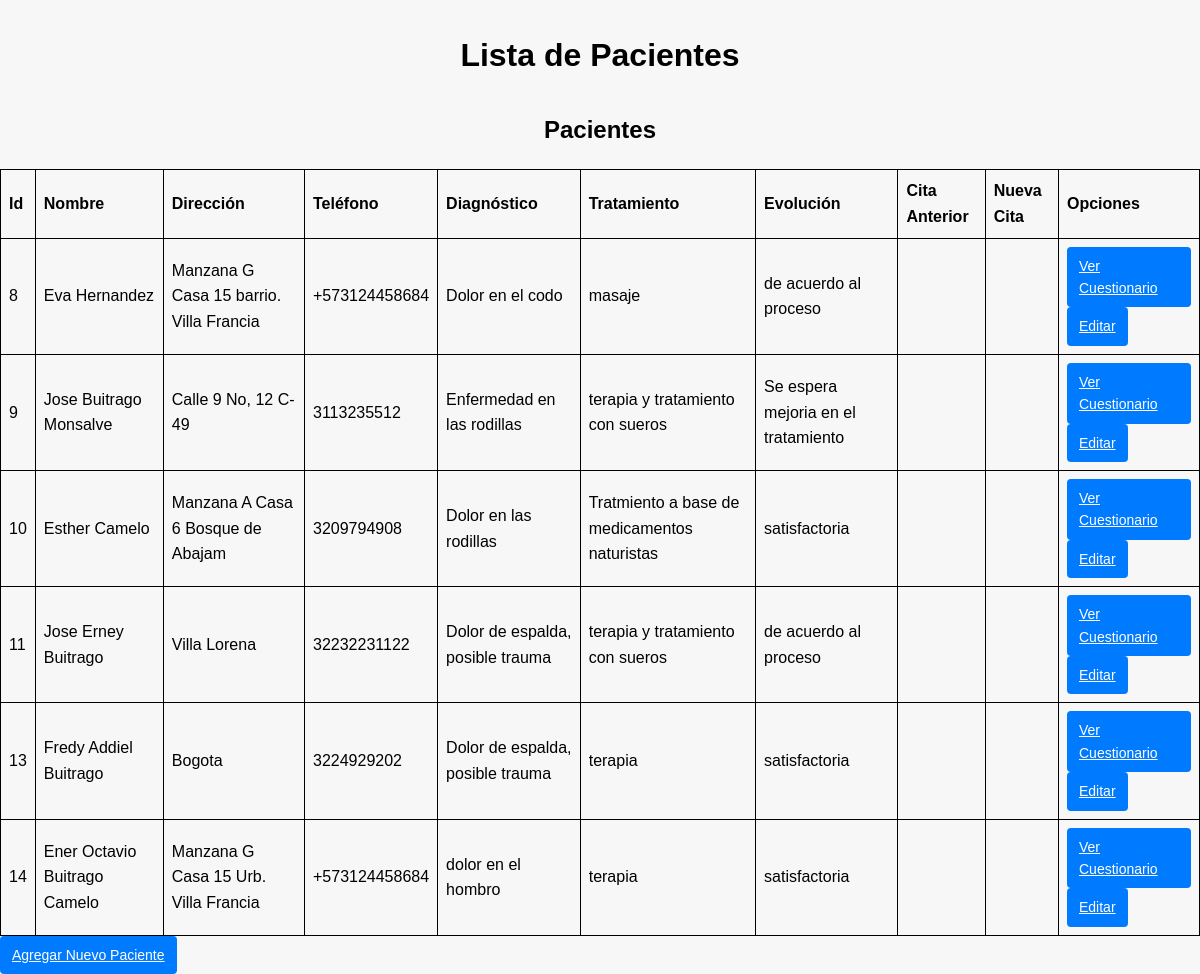
The app's page /ver_datos with its own data.
### tables this page shows
CREATE TABLE datos_personales (
            id INTEGER PRIMARY KEY AUTOINCREMENT,
            nombre TEXT NOT NULL,
            direccion TEXT NOT NULL,
            telefono TEXT NOT NULL,
            diagnostico TEXT NOT NULL,
            tratamiento TEXT NOT NULL,
            evolucion TEXT,
            cita_anterior TEXT,
            nueva_cita TEXT
        );

### app.py (the view)
@app.route('/ver_datos')
def ver_datos():
    try:
        conn = sqlite3.connect(db_path)
        cur = conn.cursor()
        cur.execute("SELECT * FROM datos_personales")
        registros = cur.fetchall()
        cur.close()
        conn.close()
        return render_template('ver_datos.html', registros=registros)
    except Exception as e:
        return "Error al obtener los datos: " + str(e)

### templates/ver_datos.html (shortened to what this page needs)
<!DOCTYPE html>
<html lang="es">
<head>
    <link rel="stylesheet" type="text/css" href="/static/styles.css">
</head>
<body>
    <h1>Lista de Pacientes</h1>
<div class="container">
    <div class="row">
        <div class="col-md-12">
            <h2>Pacientes</h2>
            <table class="table table-striped">
                <thead>
                    <tr>
                        <th>Id</th>
                        <th>Nombre</th>
                        <th>Dirección</th>
                        <th>Teléfono</th>
                        <th>Diagnóstico</th>
                        <th>Tratamiento</th>
                        <th>Evolución</th>
                        <th>Cita Anterior</th>
                        <th>Nueva Cita</th>
                        <th>Opciones</th>
                    </tr>
                </thead>
                <tbody>
                    {% for paciente in registros %}
                        <tr>
                            <td>{{ paciente[0] }}</td>
                            <td>{{ paciente[1] }}</td>
                            <td>{{ paciente[2] }}</td>
                            <td>{{ paciente[3] }}</td>
                            <td>{{ paciente[4] }}</td>
                            <td>{{ paciente[5] }}</td>
                            <td>{{ paciente[6] }}</td>
                            <td>{{ paciente[7] }}</td>
                            <td>{{ paciente[8] }}</td>
                            <td>
                                <a href="/ver_cuestionario/{{ paciente[0] }}" class="btn btn-primary btn-sm">Ver Cuestionario</a>
                                <a href="/editar_paciente/{{ paciente[0] }}" class="btn btn-secondary btn-sm">Editar</a>
                            </td>
                        </tr>
                    {% endfor %}
                </tbody>
            </table>
            <a href="/agregar_paciente" class="btn btn-success">Agregar Nuevo Paciente</a>
        </div>
    </div>
</div>
</body>
</html>

### static/styles.css (style rules this page uses)
body { font-family: Arial, sans-serif; line-height: 1.6; margin: 0; padding: 0; background-color: #f7f7f7; }
h1 { text-align: center; margin: 30px 0; }
.btn { display: inline-block; padding: 8px 12px; background-color: #007bff; color: #fff; border: none; border-radius: 4px; cursor: pointer; font-size: 14px; }
h1 { text-align: center; font-family: sans-serif; }
h2 { text-align: center; font-family: sans-serif; }

### templates/ver_datos.html (style rules this page uses)
table { border-collapse: collapse; width: 100%; }
th, td { border: 1px solid black; padding: 8px; text-align: left; }

### records on screen
datos_personales: id "8", nombre "Eva Hernandez", direccion "Manzana G Casa 15 barrio. Villa Francia", telefono "+573124458684", diagnostico "Dolor en el codo", tratamiento "masaje", evolucion "de acuerdo al proceso"
datos_personales: id "9", nombre "Jose Buitrago Monsalve", direccion "Calle 9 No, 12 C- 49", telefono "3113235512", diagnostico "Enfermedad en las rodillas", tratamiento "terapia y tratamiento con sueros", evolucion "Se espera mejoria en el tratamiento"
datos_personales: id "10", nombre "Esther Camelo", direccion "Manzana A Casa 6 Bosque de Abajam", telefono "3209794908", diagnostico "Dolor en las rodillas", tratamiento "Tratmiento a base de medicamentos naturistas", evolucion "satisfactoria"
datos_personales: id "11", nombre "Jose Erney Buitrago", direccion "Villa Lorena", telefono "32232231122", diagnostico "Dolor de espalda, posible trauma", tratamiento "terapia y tratamiento con sueros", evolucion "de acuerdo al proceso"
datos_personales: id "13", nombre "Fredy Addiel Buitrago", direccion "Bogota", telefono "3224929202", diagnostico "Dolor de espalda, posible trauma", tratamiento "terapia", evolucion "satisfactoria"
datos_personales: id "14", nombre "Ener Octavio Buitrago Camelo", direccion "Manzana G Casa 15 Urb. Villa Francia", telefono "+573124458684", diagnostico "dolor en el hombro", tratamiento "terapia", evolucion "satisfactoria"
